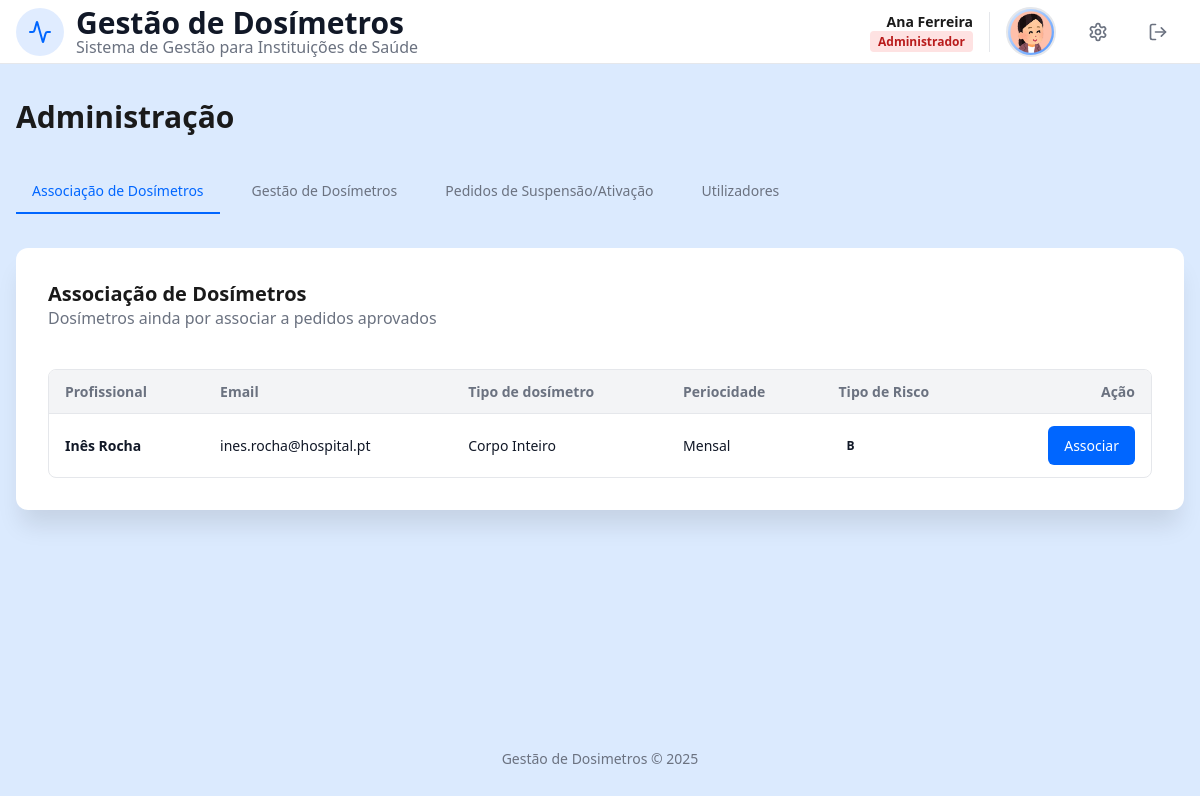
Screenshot of /admin.php (signed in) with the database file from the repository.
### tables this page shows
CREATE TABLE DosimeterAssignment (
    idDA INTEGER PRIMARY KEY AUTOINCREMENT,
    idA INTEGER NOT NULL,
    dosimeterSerial TEXT,
    assignmentDate DATE,
    nextReplacementDate DATE,
    periodicity TEXT CHECK(periodicity IN ('Mensal','Trimestral')) NOT NULL,
    status TEXT CHECK(status IN ('Por_Associar','Em_Uso','Suspenso')) DEFAULT 'Por_Associar',
    notes TEXT,
    FOREIGN KEY (idA) REFERENCES ApprovedRequest(idA) ON DELETE CASCADE
);

CREATE TABLE User (
    idU INTEGER PRIMARY KEY AUTOINCREMENT,
    name TEXT NOT NULL,
    surname TEXT NOT NULL, 
    birthDate DATE NOT NULL,
    sex TEXT CHECK(sex IN ('Female', 'Male', 'Other')) NOT NULL,
    email TEXT UNIQUE NOT NULL, 
    password TEXT NOT NULL,
    phoneN TEXT CHECK(phoneN GLOB '+[0-9][0-9][0-9]*'),
    userType TEXT CHECK(userType IN ('Administrador', 'Físico Médico', 'Profissional de Saúde')) NOT NULL,
    userStatus BOOLEAN DEFAULT 1,
    profilePic TEXT DEFAULT 'foto/12225881.png'
);

CREATE TABLE ApprovedRequest (
    idA INTEGER PRIMARY KEY AUTOINCREMENT,
    idR INTEGER NOT NULL,
    idP INTEGER NOT NULL,
    approvalDate DATETIME NOT NULL,
    periodicity TEXT CHECK(periodicity IN ('Mensal','Trimestral')) NOT NULL,
    riskCategory TEXT CHECK(riskCategory IN ('A', 'B')) NOT NULL,
    dosimeterType TEXT CHECK(dosimeterType IN ('Corpo Inteiro','Extremidade')) NOT NULL,
    status TEXT CHECK(status IN ('Ativo', 'Suspenso')) DEFAULT 'Ativo',
    FOREIGN KEY (idR) REFERENCES DosimeterRequest(idR) ON DELETE CASCADE,
    FOREIGN KEY (idP) REFERENCES User(idU) ON DELETE CASCADE
);

### database/admin_db.php (called while the page is built, shortened)
<?php
function getPendingAssociations($db) {
    $sql = "SELECT DA.idDA, U.name, U.surname, U.email, AR.dosimeterType, AR.periodicity, AR.riskCategory
            FROM DosimeterAssignment DA
            JOIN ApprovedRequest AR ON DA.idA = AR.idA
            JOIN DosimeterRequest DR ON AR.idR = DR.idR
            JOIN User U ON DR.idU = U.idU
            WHERE DA.status = 'Por_Associar'
            ORDER BY AR.approvalDate ASC";
    $stmt = $db->prepare($sql);
    $stmt->execute();
    return $stmt->fetchAll();
}
?>

### templates/admin_views.php (the view, shortened to what this page needs)
<?php
function renderAdminTabs($currentTab) {
    ?>
    <div class="admin-tabs">
        <a href="admin.php?tab=associacao" class="tab-link <?php echo $currentTab === 'associacao' ? 'active' : ''; ?>">Associação de Dosímetros</a>
        <a href="admin.php?tab=gestao" class="tab-link <?php echo $currentTab === 'gestao' ? 'active' : ''; ?>">Gestão de Dosímetros</a>
        <a href="admin.php?tab=pedidos" class="tab-link <?php echo $currentTab === 'pedidos' ? 'active' : ''; ?>">Pedidos de Suspensão/Ativação</a>
        <a href="admin.php?tab=users" class="tab-link <?php echo $currentTab === 'users' ? 'active' : ''; ?>">Utilizadores</a>
    </div>
    <?php
}
function renderAssociationTable($pendingData) {
    ?>
    <div class="card">
        <div class="mb1_5">
            <h2 class="titulo-separador">Associação de Dosímetros</h2>
            <p class="subtítulo">Dosímetros ainda por associar a pedidos aprovados</p>
        </div>
        <?php if (empty($pendingData)): ?>
            <div class="alert-container alert-success">✅ Tudo em dia!</div>
        <?php else: ?>
            <div class="table-container">
                <table class="admin-table">
                    <thead>
                        <tr>
                            <th>Profissional</th>
                            <th>Email</th>
                            <th>Tipo de dosímetro</th>
                            <th>Periocidade</th>
                            <th>Tipo de Risco</th>
                            <th class="txt-right">Ação</th>
                        </tr>
                    </thead>
                    <tbody>
                        <?php foreach ($pendingData as $row): ?>
                            <tr>
                                <td><span class="nome-tab"><?php echo htmlspecialchars($row['name'] . ' ' . $row['surname']); ?></span></td>
                                <td><?php echo htmlspecialchars($row['email']); ?></td>
                                <td><?php echo htmlspecialchars($row['dosimeterType']); ?></td>
                                <td><?php echo htmlspecialchars($row['periodicity']); ?></td>
                                <td><span class="role-badge"><?php echo htmlspecialchars($row['riskCategory']); ?></span></td>
                                <td class="txt-right">
                                    <a href="admin.php?tab=associacao&associar=<?php echo $row['idDA']; ?>&user=<?php echo urlencode($row['name'] . ' ' . $row['surname']); ?>"
                                       class="btn btn-primary"> Associar
                                    </a>
                                </td>
                            </tr>
                        <?php endforeach; ?>
                    </tbody>
                </table>
            </div>
        <?php endif; ?>
    </div>
    <?php
}
    ?>

### css/style.css (style rules this page uses)
:root { font-size: 16px; --primary: #0066ff; --primary-light: #4d94ff; --primary-dark: #0052cc; --secondary: #2b9a66; --secondary-light: #4db88a; --white: #ffffff; --foreground: #1a1a1a; --border: #e5e7eb; --input-bg: #f9fafb; --muted: #6b7280; --background: #dbeafe; --background2: #b2cdf0; --bg-body: #f3f4f6; --text-main: #111827; --green-light: #dcfce7; --green:#166534; --green-light2:#bbf7d0; --red-light: #fee2e2; --red:#991b1b; --red-light2:#fecaca; --green2: #15803d; --green3:#16a34a; --badge-blue:#1d4ed8; --badge-purple-background:#f3e8ff; --badge-purple: #7e22ce; --badge-red: #b91c1c; }
* { margin: 0;padding: 0;box-sizing: border-box; }
html, body { height: 100%; font-family: "Segoe UI", "Helvetica Neue", Arial, sans-serif; background: var(--background);color: var(--foreground); }
:where(p, h1, h2, button) { overflow-wrap: anywhere; word-break: break-word; }
a { text-decoration: none; }
.titulo-separador { font-size:1.25rem; font-weight:600; }
.txt-right { text-align:right; }
.nome-tab { font-weight:600; color:var(--text-main); }
.mb1_5 { margin-bottom: 1.5rem; }
.btn { display: inline-flex; align-items: center; justify-content: center; padding: 10px 16px; font-size: 14px;font-weight: 500; border: none; border-radius: 6px; cursor: pointer; transition: all 0.2s ease; text-decoration: none; gap: 6px; }
.btn-primary { background: var(--primary);color: var(--white); }
.card, .card1, .modal-box { background-color: var(--white); border-radius: 0.75rem; display: flex; flex-direction: column; }
.card { box-shadow: 0 20px 25px -5px rgba(0, 0, 0, 0.1); padding: 2rem; gap: 1rem; }
.subtítulo { font-size: 1rem; color: var(--muted); }
.role-badge, .etiqueta { font-size: 0.75rem; padding: 2px 8px; border-radius: 4px; font-weight: 600; display: inline-block; }
.admin-tabs { display: flex; gap: 1rem; margin-bottom: 2rem; overflow-x: auto; padding-bottom: 2px; }
.tab-link { padding: 0.75rem 1rem; color: var(--muted); text-decoration: none; font-size: 0.875rem; font-weight: 500; border-bottom: 2px solid transparent; transition: all 0.2s; white-space: nowrap; }
.tab-link.active { color: var(--primary); border-bottom-color: var(--primary); }
.table-container { width: 100%; overflow-x: auto; border: 1px solid var(--border); border-radius: 0.5rem; background-color: var(--white); }
.admin-table { width: 100%; border-collapse: collapse; font-size: 0.875rem; text-align: left; }
.admin-table th { background-color: var(--bg-body); padding: 0.75rem 1rem; font-weight: 600; color: var(--muted);border-bottom: 1px solid var(--border); }
.admin-table td { padding: 0.75rem 1rem; border-bottom: 1px solid var(--border); color: var(--text-main); }
.admin-table tr:last-child td { border-bottom: none; }

### rows the page displays
dosimeterassignment: user.name+surname "Inês Rocha", user.email "ines.rocha@hospital.pt", idA.dosimeterType "Corpo Inteiro", idA.periodicity "Mensal", idA.riskCategory "B"

### other values shown
$userName . ' ' . $userSurname "Ana Ferreira"
$roleLabel "Administrador"
